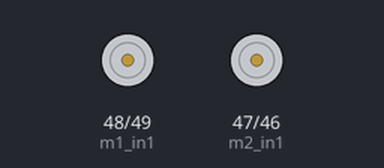
Recording of a sketch running on a simulated Arduino Mega 2560, built with avr-gcc and run on an emulated ATmega2560. On the bench: motor-driver pin pairs drawn as motors (green arrow = first pin HIGH = forward, orange = second pin HIGH = backward, longer = more drive, scaled by the enable pin). What the sketch prints to the serial monitor is not drawn.

Above: at 1.5 s.
At 4.5 s:
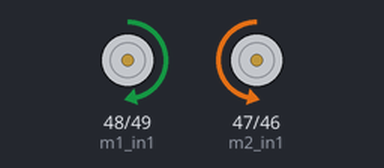
At 7.5 s:
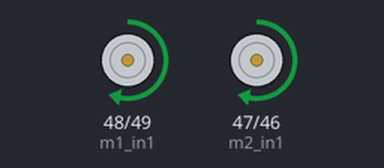
Timing chart, 0 to 10.4 s (numbered marks = the images above):
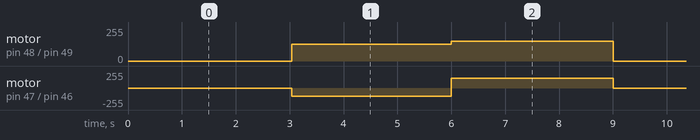

Measured:
- by itself, motor on pin 48 (m1_in1) / pin 49 (m1_in2): stopped → forward 125/255 at 3.0 s, → forward 150/255 3.0 s later, → stopped 3.0 s later, → forward 150/255 3.0 s later, … (35 changes in this stretch)
- by itself, motor on pin 47 (m2_in1) / pin 46 (m2_in2): stopped → backward 125/255 at 3.0 s, → forward 150/255 3.0 s later, → stopped 3.0 s later, → backward 125/255 3.0 s later, … (43 changes in this stretch)

The sketch:

ranger_moteur_sans_librairie.ino
```cpp
/**
 * @file         ranger_moteur_sans_librairie
 * @author       Nicolas Bourré
 * @version      V1.0
 * @date         2022/10/03
 * @description  this file is sample code for the mBot Ranger kit
 */

enum State {DRIVING, TURN, STOP, MAX_STATE};
//enum State {DRIVING, STOP, MAX_STATE};

State currentState = STOP;

long currentTime = 0;

long statePrevious = 0;
int stateDelay = 3000;

int maxPwm = 255;
int halfPwm = 125;
int turnPwm = 150;


//Motor Left
const int m1_pwm = 11;
const int m1_in1 = 48; // M1 ENA
const int m1_in2 = 49; // M1 ENB

//Motor Right
const int m2_pwm = 10;
const int m2_in1 = 47; // M2 ENA
const int m2_in2 = 46; // M2 ENB

void setup() {
  Serial.begin(9600);

  pinMode(m1_pwm, OUTPUT);   //We have to set PWM pin as output
  pinMode(m1_in2, OUTPUT);  //Logic pins are also set as output
  pinMode(m1_in1, OUTPUT);

  pinMode(m2_pwm, OUTPUT);   //We have to set PWM pin as output
  pinMode(m2_in2, OUTPUT);  //Logic pins are also set as output
  pinMode(m2_in1, OUTPUT);

  currentTime = millis();
}

void loop() {
  currentTime = millis();

  switch (currentState){
    case DRIVING:
      ReduceSpeed();
      break;
    case TURN:
      TurnRight();
      break;
    case STOP:
      Stop();
      break;
    default:
      currentState = STOP;
  }

  if (currentTime - statePrevious >=  stateDelay) {
    statePrevious = currentTime;
    currentState = (currentState + 1) % MAX_STATE;
    Serial.print ("Entering state : ");
    printState();
  }
}

void printState() {
  switch (currentState){
    case DRIVING:
      Serial.println ("DRIVING");
      break;
    case STOP:
      Serial.println ("STOPPED");
      break;
    case TURN:
      Serial.println ("TURNING");
      break;
    default:
      Serial.println ("UNKNOWNED STATE");
  }
}

void FullSpeedMode() {
  digitalWrite(m1_in2, LOW);
  digitalWrite(m1_in1, HIGH);
  analogWrite(m1_pwm, maxPwm);

  digitalWrite(m2_in2, HIGH);
  digitalWrite(m2_in1, LOW);
  analogWrite(m2_pwm, maxPwm);
}

void ReduceSpeed() {
  digitalWrite(m1_in2, LOW);
  digitalWrite(m1_in1, HIGH);
  analogWrite(m1_pwm, halfPwm);  //Set speed via PWM

  digitalWrite(m2_in2, HIGH);
  digitalWrite(m2_in1, LOW);
  analogWrite(m2_pwm, halfPwm);     //Set speed via PWM
}

void Stop() {
  analogWrite(m1_pwm, 0);
  analogWrite(m2_pwm, 0);
  Serial.println("Stop");
}

void TurnRight() {
  digitalWrite(m1_in2, LOW);
  digitalWrite(m1_in1, HIGH);
  analogWrite(m1_pwm, turnPwm);  //Set speed via PWM

  digitalWrite(m2_in2, LOW);
  digitalWrite(m2_in1, HIGH);
  analogWrite(m2_pwm, turnPwm);         //Set speed via PWM
}
```
